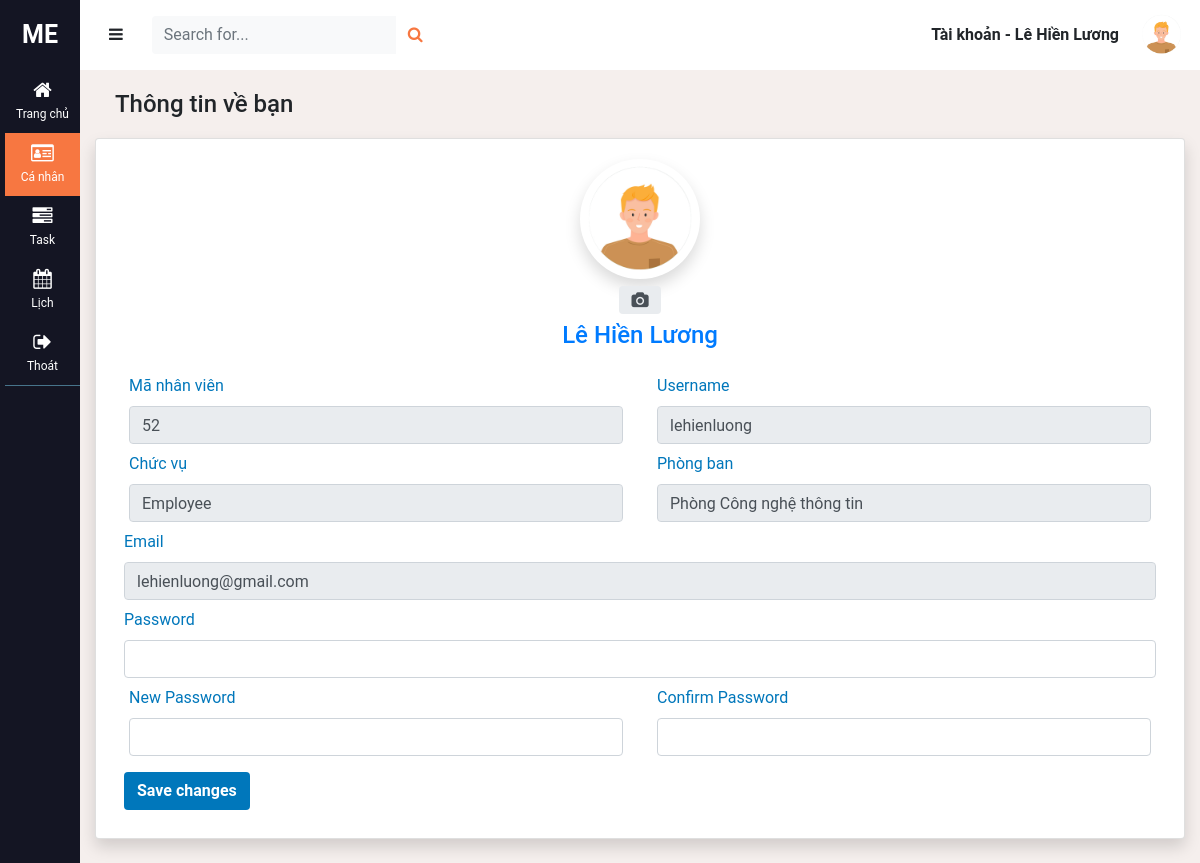
Screenshot of /profile.php (signed in) with the database file from the repository.
### tables this page shows
CREATE TABLE `users` (
  `id` int(11) NOT NULL,
  `username` varchar(64) NOT NULL,
  `fullname` varchar(100) NOT NULL,
  `email` varchar(64) NOT NULL,
  `avatar` varchar(255) NOT NULL DEFAULT 'avatar.png',
  `password` varchar(255) NOT NULL,
  `activated` bit(1) DEFAULT b'0',
  `activate_token` varchar(255) DEFAULT NULL,
  `department` varchar(100) DEFAULT NULL,
  `position` varchar(100) DEFAULT NULL,
  `role` int(1) NOT NULL DEFAULT '2'
);

### www/db.php (called while the page is built, shortened)
<?php
function open_database()
{
    $conn = new mysqli(HOST, USER, PASS, DB);
    return $conn;
}
function get_information($user)
{
    $conn = open_database();
    $sql = 'select * from users where username = ?';
    $stm = $conn->prepare($sql);
    $stm->bind_param('s', $user);
    $stm->execute();
    $data = $stm->get_result();
    return $data;
}

### www/profile.php (the view, shortened to what this page needs)
<!DOCTYPE html>
<html lang="en">
<head>
    <link rel="stylesheet" href="https://maxcdn.bootstrapcdn.com/bootstrap/4.5.2/css/bootstrap.min.css">
    <link rel="stylesheet" href="https://cdnjs.cloudflare.com/ajax/libs/font-awesome/4.7.0/css/font-awesome.min.css">
    <link rel="stylesheet" href="/style.css">
</head>
<body>
    <?php
    require_once('db.php');
    ?>
    <div class="wrapper">
        <?php include('includes/sidebar.php'); ?>
        <div id="content">
            <?php include('includes/navbar.php'); ?>
            <div class="container">
                <div class="d-sm-flex justify-content-between">
                    <h4 class="text-gray-800">Thông tin về bạn</h4>
                </div>
                <div class="row">
                    <div class="col-xl-12 col-lg-9">
                        <div class="card shadow mb-4">
                            <div class="card-body">
                                <div class="text-center">
                                    <img class="img-profile-edit rounded-circle shadow" src="/images/<?= $info['avatar'] ?>" alt="">
                                </div>
                                <div class="d-flex justify-content-center">
                                    <button class="btn">
                                        <span class="input-group-text click-update-image">
                                            <i class="fa fa-camera"></i>
                                        </span>
                                    </button>
                                </div>
                                <div class="text-center mb-4">
                                    <h4 class="text-primary"><?= $info['fullname'] ?></h4>
                                </div>
                                <div class="form-row m-2">
                                    <div class="col mr-4">
                                        <label>Mã nhân viên</label>
                                        <input type="text" class="form-control" value="<?= $info['id'] ?>" readonly>
                                    </div>
                                    <div class="col">
                                        <label>Username</label>
                                        <input type="text" class="form-control" value="<?= $info['username'] ?>" readonly>
                                    </div>
                                </div>
                                <div class="form-row m-2">
                                    <div class="col mr-4">
                                        <label>Chức vụ</label>
                                        <input type="text" class="form-control" placeholder="Admin" value="<?= $info['position'] ?>" readonly>
                                    </div>
                                    <div class="col">
                                        <label>Phòng ban</label>
                                        <input type="text" class="form-control" placeholder="Admin" value="<?= $info['department'] ?>" readonly>
                                    </div>
                                </div>
                                <div class="form-row m-2">
                                    <label> Email</label>
                                    <input type="text" class="form-control" value="<?= $info['email'] ?>" readonly>
                                </div>
                                <form method="post" action="" enctype="multipart/form-data" novalidate>
                                    <div class="form-row m-2">
                                        <label> Password</label>
                                        <input type="password" class="form-control" name="pass_old" id="pass_old">
                                    </div>
                                    <div class="form-row m-2">
                                        <div class="col  mr-4">
                                            <label>New Password</label>
                                            <input type="password" class="form-control" name="pass_new" id="pass_new">
                                        </div>
                                        <div class="col">
                                            <label>Confirm Password</label>
                                            <input type="password" class="form-control" name="pass_confirm" id="pass_confirm">
                                        </div>
                                    </div>
                                    <button type="submit" class="m-2 btn br-color">Save changes</button>
                                </form>
                            </div>
                        </div>
                    </div>
                </div>
            </div>
        </div>
    </div>
</body>
</html>

### www/includes/navbar.php (shortened to what this page needs)
<?php
require_once('db.php');
$user = $_SESSION['user'];
$info = get_information($user);
$info = $info->fetch_assoc();
?>
<nav class="navbar navbar-inverse navbar-light bg-white">
    <div class="container-fluid">
        <div class="navbar-header">
            <button type="button" id="sidebar-collapse" class="btn navbar-btn">
                <i class="fa fa-bars"></i>
            </button>
        </div>
        <form class="d-none d-sm-inline-block form-inline mr-auto ml-md-3 my-2 my-md-0 mw-100 navbar-search">
            <div class="input-group">
                <input type="text" class="form-control bg-light border-0 small" placeholder="Search for..." aria-label="Search" aria-describedby="basic-addon2">
                <div class="input-group-append">
                    <button class="btn text-orange" type="button">
                        <i class="fa fa-search fa-sm"></i>
                    </button>
                </div>
            </div>
        </form>
        <ul class="nav navbar-nav navbar-right dropdown dropdown-user">
            <li class="nav-item item-username"><a href="#" class="font-weight-bold">Tài khoản - <?= $_SESSION['name'] ?></a></li>
            <img class="img-profile rounded-circle" src="/images/<?= $info['avatar'] ?>">
        </ul>
    </div>
</nav>

### www/style.css (style rules this page uses)
body { background-color: #f5efed; font-family: "Roboto", sans-serif; overflow-y: scroll; overflow-x: hidden; }
label { color: #0077bb; }
span { border: none !important; }
.br-color { background-color: #0077bb; color: #ffffff; font-weight: bold; }
i { display: inline-block; }
li { list-style-type: none !important; }
a, a:hover, a:focus { color: inherit; text-decoration: none; transition: all 0.3s; }
.wrapper { display: flex; align-items: stretch; }
.nav a { padding: 0px 20px; }
#content { width: 100%; min-height: 100vh; transition: all 0.3s; }
.navbar-header { margin-top: 8px; margin-left: -16px; }
.navbar-nav { flex-direction: row !important; }
.img-profile { height: 45px; width: 45px; }
.navbar-inverse { height: 69.5px !important; }
.nav-item { margin: auto !important; }
.container-fluid { padding-left: 0px !important ; padding-right: 0px !important; margin-left: 0px; }
.navbar-header { margin: 0px; }
.text-gray-800 { margin: 20px !important; }
.text-orange { color: #f77741; }
.img-profile-edit { width: 120px; height: 120px; }
.dropdown { position: absolute; right: 0; top: 0; padding: 12px 16px; }
.card-body { border: none; }

### rows the page displays
users: avatar (placeholder picture), fullname "Lê Hiền Lương", id "52", username "lehienluong", position "Employee", department "Phòng Công nghệ thông tin", email "lehienluong@gmail.com"

### other values shown
$_SESSION['name'] "Lê Hiền Lương"
